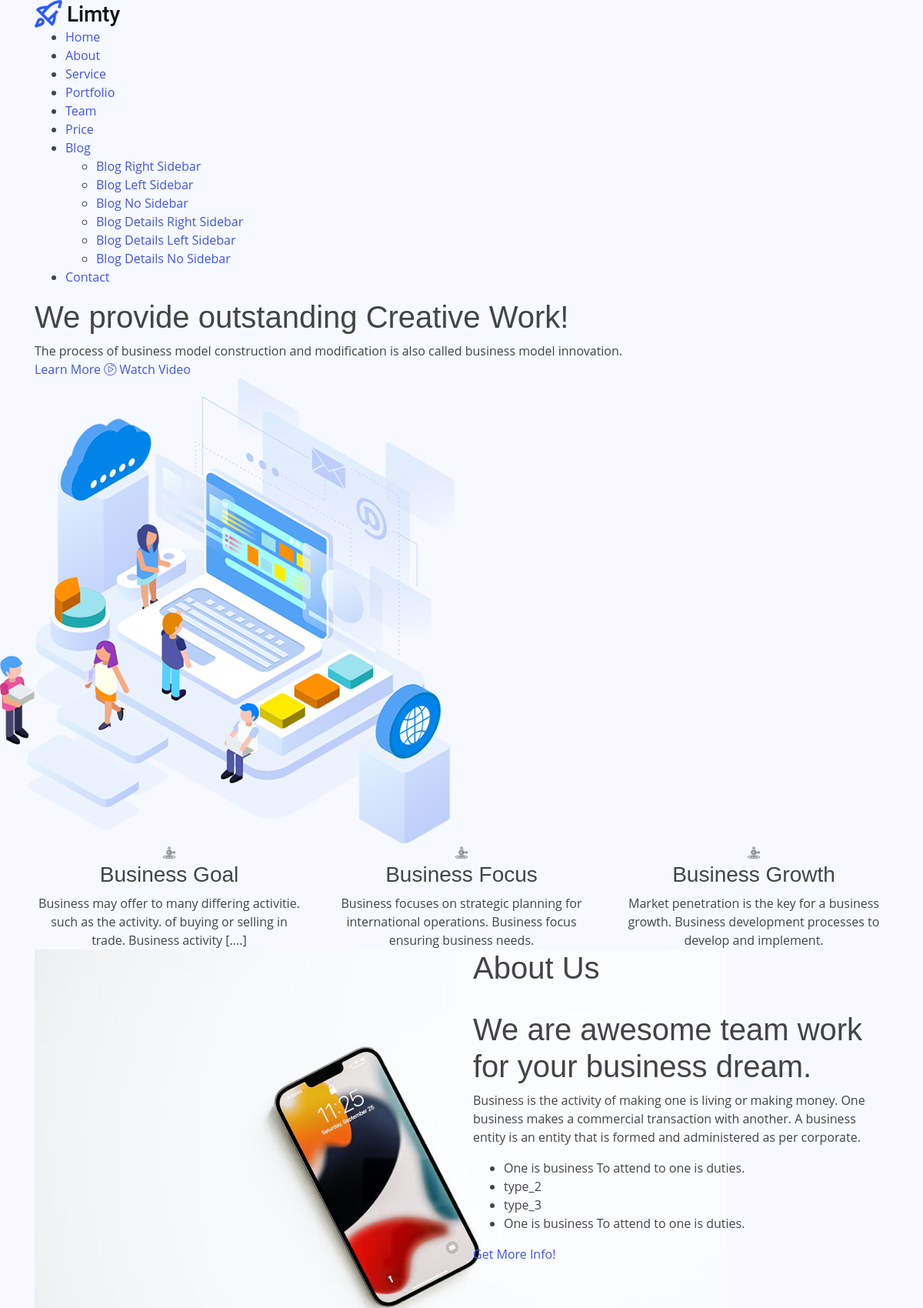
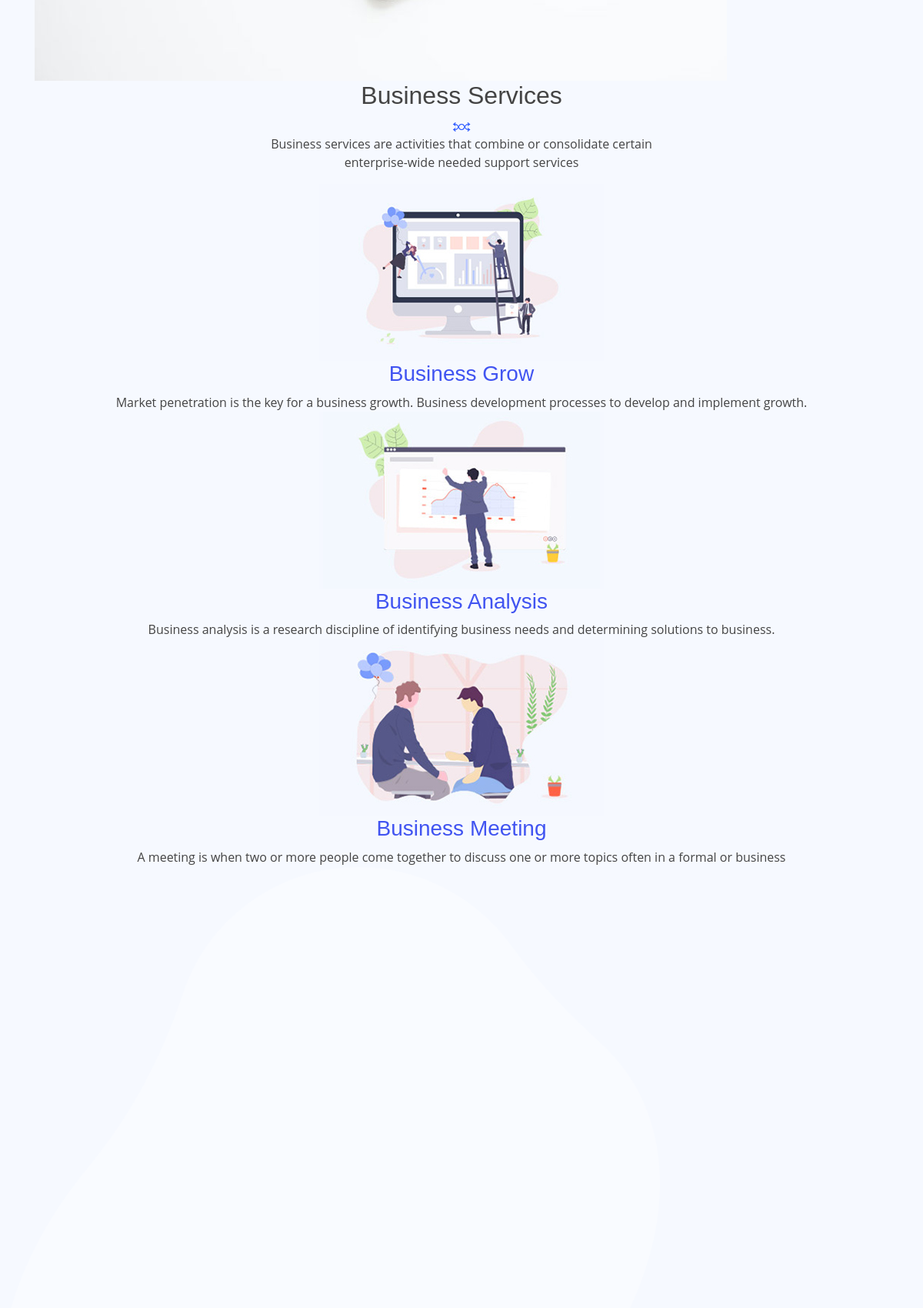
Page /limty/index.php (upper part) on the committed database (2 pictures, top to bottom).
### tables this page shows
CREATE TABLE `general_info` (
  `id` int(11) NOT NULL,
  `logo` varchar(255) NOT NULL,
  `phone` varchar(50) NOT NULL,
  `email` varchar(50) NOT NULL,
  `address` varchar(255) NOT NULL,
  `website` varchar(255) NOT NULL,
  `map` text NOT NULL
);

CREATE TABLE `sliders` (
  `id` int(11) NOT NULL,
  `title_1` varchar(255) NOT NULL,
  `title_2` varchar(255) NOT NULL,
  `photo` varchar(100) NOT NULL
);

CREATE TABLE `icone` (
  `id` int(11) NOT NULL,
  `title` varchar(100) NOT NULL,
  `details` text NOT NULL
);

CREATE TABLE `about_us` (
  `id` int(11) NOT NULL,
  `photo` varchar(150) NOT NULL,
  `title` varchar(255) NOT NULL,
  `details` text NOT NULL,
  `type_1` varchar(255) NOT NULL,
  `type_2` varchar(255) NOT NULL,
  `type_3` varchar(255) NOT NULL,
  `type_4` varchar(255) NOT NULL
);

CREATE TABLE `service` (
  `id` int(11) NOT NULL,
  `photo` varchar(100) NOT NULL,
  `title` varchar(255) NOT NULL,
  `details` text NOT NULL
);

### limty/index.php (the view, shortened to what this page needs)
<?php
$db=new mysqli ('localhost','root','','limty');
$slider=$db->query('select * from sliders order by id desc');
$icone=$db->query('select * from icone order by id desc');
$about_us=$db->query('select * from about_us order by id desc');
$service=$db->query('select * from service order by id desc');
?>
<!DOCTYPE html>
<html class="no-js" lang="en">
<head>
  <link rel="stylesheet" href="assets/css/bootstrap.min.css" />
  <link rel="stylesheet" href="assets/css/owlCarousel.min.css" />
  <link rel="stylesheet" href="assets/css/fontawesome.min.css" />
  <link rel="stylesheet" href="assets/css/flaticon.css" />
  <link rel="stylesheet" href="assets/css/animate.css" />
  <link rel="stylesheet" href="assets/css/style.css" />
</head>
<body class="st-blue-color">
  <?php include('header.php') ?>
  <div class="st-content">
    <div class="st-hero-slide st-style2 st-flex" id="home">
      <div class="container">
          <?php while($d=$slider->fetch_assoc()){ ?>
        <div class="st-hero-text st-style1 st-color1">
          <h1 class="st-hero-title"><?php echo $d['title_1']?></h1>
          <div class="st-hero-subtitle">
           <?php echo $d['title_2']?>
          </div>
          <div class="st-btn-group st-style1">
            <a href="#" class="st-btn st-style1 st-color1">Learn More</a>
            <a href="https://www.youtube.com/embed/jRcfE2xxSAw?autoplay=1" class="st-btn st-style2 st-video-open"><i class="flaticon-multimedia"></i> Watch Video</a>
          </div>
        </div>
      </div>
      <div class="st-hero-img"><img src="assets/image/<?php echo $d['photo']?>" alt="demo"></div>
      <?php  }?>
    </div>
    <section class="st-section-top">
      <div class="container">
        <div class="row">
        <?php $i=0; while($data=$icone->fetch_assoc()){ ?>
          <div class="col-lg-4">
            <div class="st-iconbox st-style1 text-center wow fadeInUp" data-wow-duration="0.8s" data-wow-delay="0.2s">
              <div class="st-iconbox-icon">
                <i class="flaticon-focus"></i>
              </div>
              <h3 class="st-iconbox-title"><?php echo $data['title'] ?></h3>
              <div class="st-iconbox-text">
              <?php echo $data['details'] ?>
              </div>
            </div>
          </div>
          <?php } ?>
        </div>
      </div>
    </section>
    <div class="st-about-wrap st-section-top" id="about">
      <div class="container">
        <div class="row">
          <?php $i=0; while($data=$about_us->fetch_assoc()){ ?>
          <div class="col-lg-6">
            <div class="st-vertical-middle">
              <div class="st-vertical-middle-in">
                <div class="st-about-img wow fadeInLeft" data-wow-duration="0.8s" data-wow-delay="0.2s"><img src="assets/image/<?php echo $data['photo']?>" alt="demo"></div>
              </div>
            </div>
          </div>
          <div class="col-lg-6">
            <div class="st-section-heading st-style1">
              <h1 class="">About Us</h1>
              <br>
              <h1><?php echo $data['title']?></h1>
            </div>
            <div class="st-about-text">
              <p><?php echo $data['details']?></p>
              <ul class="tr-list">
                <li><?php echo $data['type_1']?></li>
                <li><?php echo $data['type_2']?></li>
                <li><?php echo $data['type_3']?></li>
                <li><?php echo $data['type_1']?></li>
              </ul>
              <a href="#" class="st-btn st-style1 st-size1 st-color2">Get More Info!</a>
            </div>
          </div>
          <?php } ?>
        </div>
      </div>
    </div>
    <section class="st-service-section st-section-top" id="service">
      <div class="container">
        <div class="st-section-heading st-style2 text-center">
          <h2>Business Services</h2>
          <div class="st-seperator">
            <img src="assets/img/light-img/seperator-icon1.png" alt="demo" class="st-seperator-icon">
          </div>
          <p>Business services are activities that combine or consolidate certain <br>enterprise-wide needed support services</p>
        </div>
      </div>
      <div class="st-owl-controler3-hover">
        <div class="container">
          <div class="st-service-carousel owl-carousel st-style2 st-owl-controler3">
            <?php $i=0; while($data=$service->fetch_assoc()){ ?>
            <div class="st-image-box st-style1 text-center wow fadeIn" data-wow-duration="0.8s" data-wow-delay="0.2s">
              <a href="#" class="st-image"><img src="assets/image/<?php echo $data['photo']?>" alt="demo"></a>
              <div class="st-image-box-info">
                <h3 class="st-image-box-title"><a href="#"><?php echo $data['title']?></a></h3>
                <div class="st-image-box-text"><?php echo $data['details']?></div>
              </div>
            </div>
            <?php } ?>
          </div>
        </div>
      </div>
      <div class="st-service-background-shap">
      </div>
    </section>
  </div>
</body>
</html>

### limty/header.php (shortened to what this page needs)
<?php
$db=new mysqli('localhost','root','','limty');
$genaral=$db->query('select * from general_info')->fetch_assoc();
?>
  <header class="st-header st-solid-header st-style1 st-sticky-menu">
    <div class="st-main-header">
      <div class="container">
        <div class="st-main-header-in">
          <div class="st-site-branding">
            <a href="#" class="st-logo-link"><img src="assets/image/<?php echo $genaral['logo']?>" alt="demo"></a>
          </div>
          <div class="st-nav-wrap st-fade-down">
            <nav class="st-nav st-desktop-nav">
              <ul class="st-nav-list onepage-nav">
                <li class="st-has-children"><a href="#home" class="smooth-scroll">Home</a>
                </li>
                <li><a href="#about" class="smooth-scroll">About</a></li>
                <li><a href="#service" class="smooth-scroll">Service</a></li>
                <li><a href="#portfolio" class="smooth-scroll">Portfolio</a></li>
                <li><a href="#team" class="smooth-scroll">Team</a></li>
                <li><a href="#price" class="smooth-scroll">Price</a></li>
                <li class="st-has-children"><a href="#blog" class="smooth-scroll">Blog</a>
                  <ul>
                    <li><a href="blog-right-sidebar.php">Blog Right Sidebar</a></li>
                    <li><a href="blog-left-sidebar.php">Blog Left Sidebar</a></li>
                    <li><a href="blog-no-sidebar.php">Blog No Sidebar</a></li>
                    <li><a href="blog-details-right-sidebar.php">Blog Details Right Sidebar</a></li>
                    <li><a href="blog-details-left-sidebar.php">Blog Details Left Sidebar</a></li>
                    <li><a href="blog-details-no-sidebar.php">Blog Details No Sidebar</a></li>
                  </ul>
                </li>
                <li><a href="#contact" class="smooth-scroll">Contact</a></li>
              </ul>
            </nav>
          </div>
        </div>
      </div>
    </div>
  </header>

### rows in the picture
general_info: logo (picture)
sliders: title_1 "We provide outstanding Creative Work!", title_2 "The process of business model construction and modification is also called business model innovation.", photo (picture)
icone: title "Business Goal", details "Business may offer to many differing activitie. such as the activity. of buying or selling in trade. Business activity [....]"
icone: title "Business Focus", details "Business focuses on strategic planning for international operations. Business focus ensuring business needs."
icone: title "Business Growth", details "Market penetration is the key for a business growth. Business development processes to develop and implement."
about_us: photo (picture), title "We are awesome team work for your business dream.", details "Business is the activity of making one is living or making money. One business makes a commercial transaction with another. A business entity is an entity that is formed and administered as per corporate.", type_1 "One is business To attend to one is duties.", type_2 "type_2", type_3 "type_3"
service: photo (picture), title "Business Grow", details "Market penetration is the key for a business growth. Business development processes to develop and implement growth."
service: photo (picture), title "Business Analysis", details "Business analysis is a research discipline of identifying business needs and determining solutions to business."
service: photo (picture), title "Business Meeting", details "A meeting is when two or more people come together to discuss one or more topics often in a formal or business"
